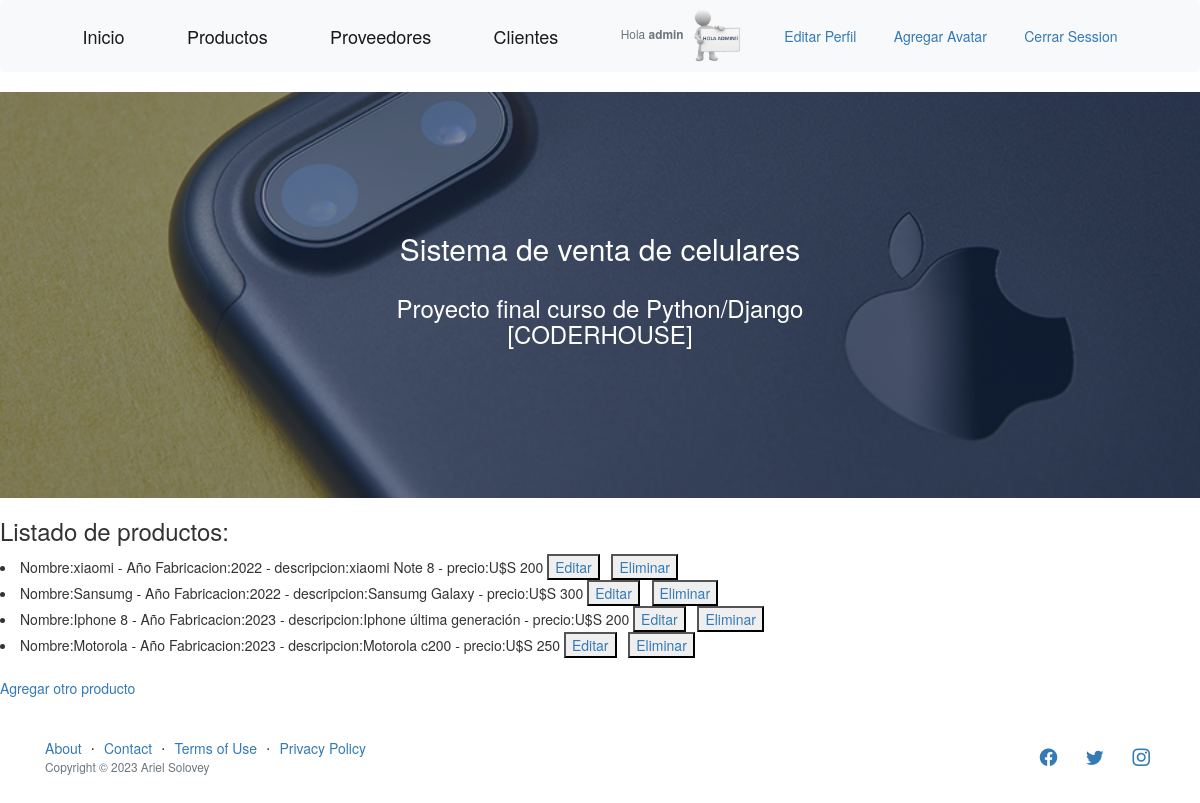
The app's page /AppCoder/productos (signed in), older data.
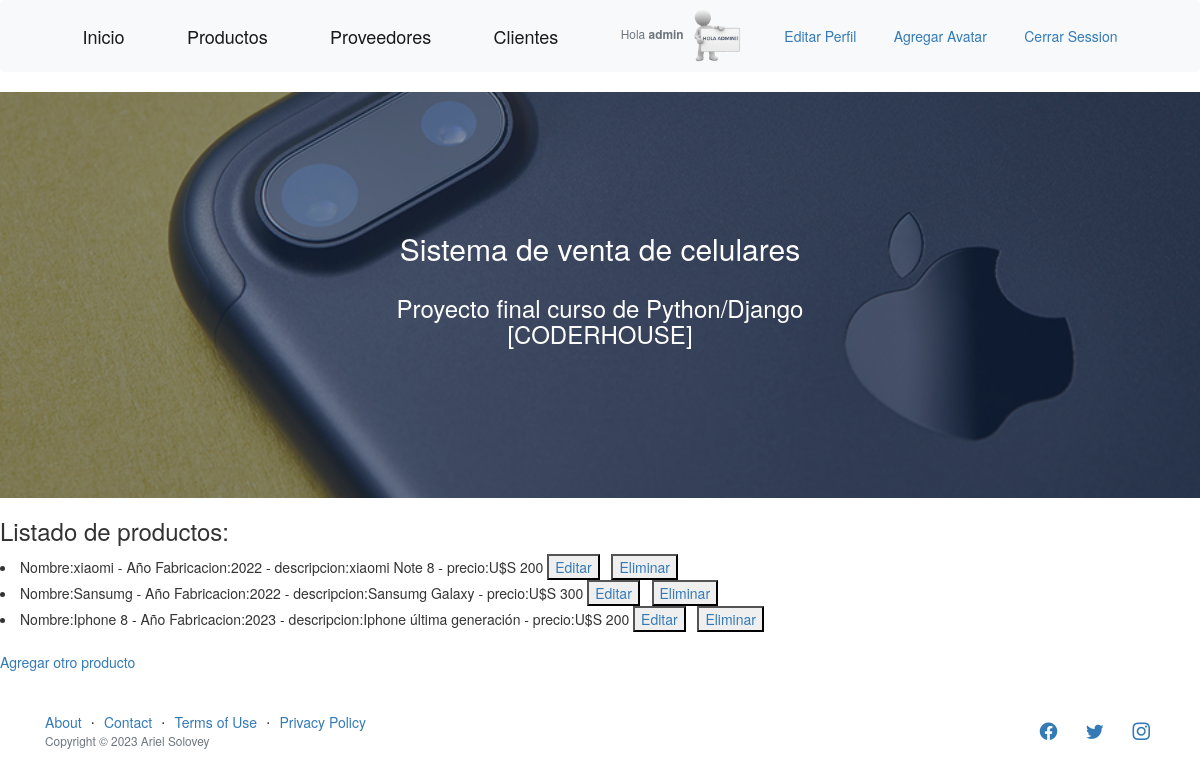
The same page, newer data.
### AppCoder/models.py (models this page shows)
class Producto (models.Model): #Hereda de models.Model
	id=models.AutoField(primary_key=True)
	nombre = models.CharField(max_length=40)
	anio_fabricacion = models.IntegerField ()
	descripcion = models.CharField (max_length=50)
	precio = models.CharField (max_length=50)
	def __str__(self):
		return f"Nombre:{self.nombre} - Año Fabricacion:{self.anio_fabricacion} - descripcion:{self.descripcion} - precio:{self.precio}"

### AppCoder/views.py (the view)
@login_required
def leerProductos (request):
    productos = Producto.objects.all()
    avatares = Avatar.objects.filter(user=request.user.id)
    contexto = {"productos":productos, "url":avatares[0].imagen.url}
    return render(request, "LeerProductos.html", contexto)

### AppCoder/templates/leerProductos.html
{% extends 'padre.html' %}
{% load static %}
{% block contenidoQueCambia %}
    <h3>Listado de productos: </h3>
    {% for p in productos %}
    <li>{{p}} <button><a href="{% url 'EditarProducto' p.nombre %}">Editar</a></button>&nbsp;&nbsp; <button><a href="{% url 'EliminarProducto' p.nombre %}">Eliminar</a></button></li>
    {% endfor %}
    <br>
    <a href="altaproducto">Agregar otro producto</a>
    {% endblock %}

### AppCoder/templates/padre.html (shortened to what this page needs)
<!DOCTYPE html>
<html lang="en">
    <head>
        {% load static %}
        <link href="https://cdn.jsdelivr.net/npm/bootstrap-icons@1.5.0/font/bootstrap-icons.css" rel="stylesheet" type="text/css" />
        <link href="{% static 'AppCoder/css/styles.css' %}" rel="stylesheet" />
        <link rel="stylesheet" href="http://maxcdn.bootstrapcdn.com/bootstrap/3.3.6/css/bootstrap.min.css">
    </head>
    <body>
        <nav class="navbar navbar-light bg-light static-top">
            <div class ="container">
                <a class="navbar-brand" href="{% url 'Inicio' %}">Inicio</a>
                <a class="navbar-brand" href="{% url 'Productos' %}">Productos</a>
                <a class="navbar-brand" href="{% url 'Proveedores' %}">Proveedores</a>
                <a class="navbar-brand" href="{% url 'Clientes' %}">Clientes</a>
                {% if request.user.is_authenticated %}
                <p class="text-muted small mb-4 mb-lg-0">Hola <b>{{user.username}}</b> <img height="60px" src="{{url}}"></p>
                <a href="{% url 'EditarPerfil' %}">Editar Perfil</a>
                <a href="{% url 'AgregarAvatar' %}">Agregar Avatar</a>
                <a href="{% url 'Logout' %}">Cerrar Session</a>
                {% endif %}
            </div>
        </nav>
        {% if request.user.is_authenticated %}
        <header class="masthead">
            <div class="container position-relative">
                <div class="row justify-content-center">
                    <div class="col-xl-6">
                        <div class="text-center text-white">
                            <h1 class="mb-5">Sistema de venta de celulares</h1>
                            <h3 class="mb-5">Proyecto final curso de Python/Django [CODERHOUSE]</h2>
                        </div>
                    </div>
                </div>
            </div>
        </header>
        {% endif %}
        {% block contenidoQueCambia %}
        {% endblock %}
        <footer class="footer">
            <div class="container">
                <div class="row">
                    <div class="col-lg-6 h-100 text-center text-lg-start my-auto>
                        <ul class="list-inline mb-2">
                            <li class="list-inline-item"><a href="{% url 'Acerca' %}">About</a></li>
                            <li class="list-inline-item">⋅</li>
                            <li class="list-inline-item"><a href="{% url 'Construccion' %}">Contact</a></li>
                            <li class="list-inline-item">⋅</li>
                            <li class="list-inline-item"><a href="{% url 'Construccion' %}">Terms of Use</a></li>
                            <li class="list-inline-item">⋅</li>
                            <li class="list-inline-item"><a href="{% url 'Construccion' %}">Privacy Policy</a></li>
                        <p class="text-muted small mb-4 mb-lg-0">Copyright &copy; 2023 Ariel Solovey</p>
                    </div>
                    <div class="col-lg-6 h-100 text-center text-lg-end my-auto">
                        <ul class="list-inline mb-0">
                            <li class="list-inline-item me-4">
                                <a href="#!"><i class="bi-facebook fs-3"></i></a>
                            </li>
                            <li class="list-inline-item me-4">
                                <a href="#!"><i class="bi-twitter fs-3"></i></a>
                            </li>
                            <li class="list-inline-item">
                                <a href="#!"><i class="bi-instagram fs-3"></i></a>
                            </li>
                        </ul>
                    </div>
                </div>
            </div>
        </footer>
    </body>
</html>

Row changes from the older to the newer data that the page shows:
removed Producto: nombre+anio_fabricacion+descripcion "Nombre:Motorola - Año Fabricacion:2023 - descripcion:Motorola c200 - precio:U$S 250"
